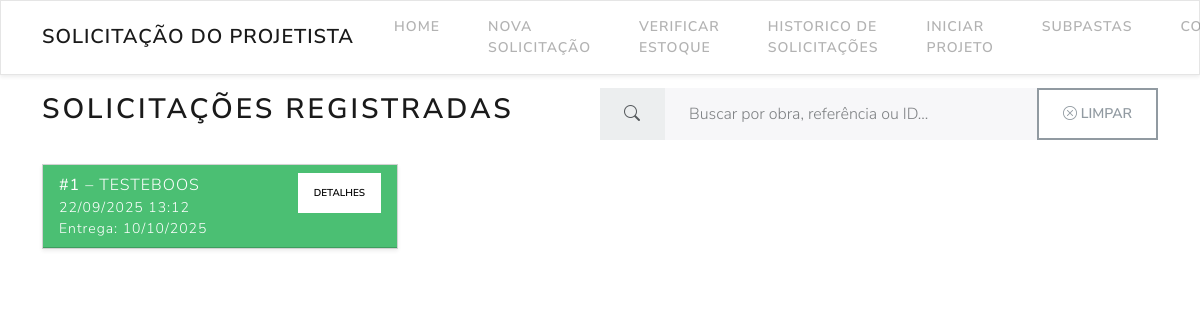
Screenshot of /projetista/solicitacoes (signed in) with the database file from the repository.
### models.py (models this page shows)
class Solicitacao(db.Model):
    __tablename__ = 'solicitacao'
    id = db.Column(db.Integer, primary_key=True)
    obra = db.Column(db.String(100), nullable=False)
    data = db.Column(db.DateTime, default=datetime.utcnow)
    data_entrega = db.Column(db.Date, nullable=False)
    status = db.Column(db.String(20), default='analise')
    pendencias = db.Column(db.Text)
    itens = db.relationship('Item', backref='solicitacao', cascade='all, delete-orphan')

### projetista/__init__.py (the view)
@bp.route('/solicitacoes')
@login_required
def solicitacoes():
    consulta = Solicitacao.query.order_by(Solicitacao.data.asc()).all()
    tz = pytz.timezone('America/Sao_Paulo')
    for sol in consulta:
        utc_dt = sol.data.replace(tzinfo=pytz.UTC)
        sol.local_time = utc_dt.astimezone(tz)
        agrupados = {}
        for it in sol.itens:
            agrupados[it.referencia] = agrupados.get(it.referencia, 0) + it.quantidade
        sol.itens_agrupados = list(agrupados.items())
    return render_template('solicitacoes.html', solicitacoes=consulta)

### projetista/templates/solicitacoes.html (shortened to what this page needs)
{% extends 'base.html' %}
{% block body %}
<div class="d-flex justify-content-between align-items-center mb-4">
  <h2>Solicitações Registradas</h2>
  <div class="input-group w-50">
    <span class="input-group-text"><i class="bi bi-search"></i></span>
    <input
      type="text"
      class="form-control"
      placeholder="Buscar por obra, referência ou ID..."
      id="search-input"
    >
    <button class="btn btn-outline-secondary" type="button" id="clear-btn">
      <i class="bi bi-x-circle"></i> Limpar
    </button>
  </div>
</div>
  <div id="solicitacoes-container" class="row gy-4">
  {% for sol in solicitacoes %}
    <div class="col-md-6 col-lg-4 solicitacao-card"
         data-id="{{ sol.id|string }}"
         data-obra="{{ sol.obra|lower }}">
      <div class="card h-100 shadow-sm">
        <div class="card-header text-white d-flex justify-content-between align-items-start {% if sol.status == 'aprovado' %}bg-success{% else %}bg-primary{% endif %}">
          <div>
            <strong>#{{ sol.id }}</strong> – {{ sol.obra }}
            <small class="d-block">{{ sol.local_time.strftime('%d/%m/%Y %H:%M') }}</small>
            <small class="d-block">Entrega: {{ sol.data_entrega.strftime('%d/%m/%Y') }}</small>
          </div>
          <button class="btn btn-light btn-sm" type="button" data-bs-toggle="collapse" data-bs-target="#itens-{{ sol.id }}" aria-expanded="false" aria-controls="itens-{{ sol.id }}">
            Detalhes
          </button>
        </div>
      </div>
    </div>
  {% else %}
    <p class="text-muted">Nenhuma solicitação registrada.</p>
  {% endfor %}
</div>
{% endblock %}

### rows the page displays
Solicitacao: id "1", obra "TESTEBOOS", local_time "22/09/2025 13:12", data_entrega "10/10/2025"
